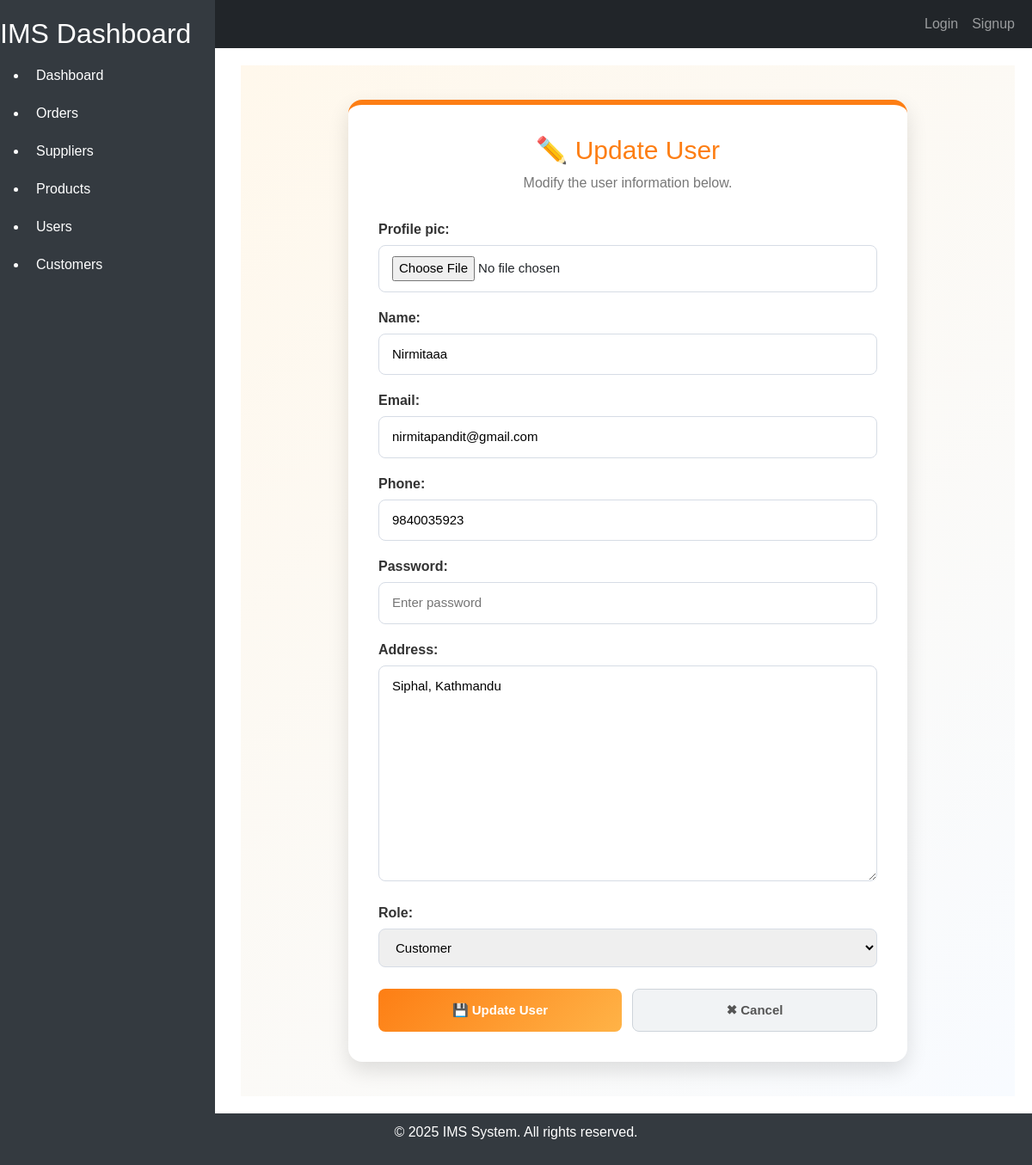
The page /user/users/5/update/ (signed in) on the database its author committed.
### user/models.py (models this page shows, shortened)
class User(models.Model):
    id = models.AutoField(primary_key=True)
    profile_pic = models.ImageField(upload_to='user_images/', blank=True, null=True)
    name = models.CharField(max_length=100)
    email = models.EmailField(unique=True)
    phone = models.CharField(max_length=15, blank=True, null=True)
    password  = models.CharField(max_length=100)
    created_at = models.DateTimeField(auto_now_add=True)
    updated_at = models.DateTimeField(auto_now=True)
    address = models.TextField(blank=True, null=True)
    role = models.ForeignKey(
         Role,
         on_delete=models.SET_NULL,
         null=True,
         blank=True,
         default=None,
    )
    class Meta:
        db_table = 'users'
        verbose_name = 'User'
        verbose_name_plural = 'Users'

class Role(models.Model):
     name = models.CharField(max_length=50, unique=True)
     class Meta:
          db_table = 'roles'
          verbose_name = 'Role'
          verbose_name_plural = 'Roles'
     def __str__(self):
        return self.name

### user/views.py (the view)
# urls.py: path('users/<int:pk>/update/', UserUpdateView.as_view(), name='user_update'),
class UserUpdateView(LoginRequiredMixin, UpdateView):
    model = User
    form_class = Userform
    template_name = 'user/update_users.html'
    success_url = reverse_lazy('user_list')

### user/forms.py
class Userform(forms.ModelForm):
    name = forms.CharField(widget=forms.TextInput(attrs={'placeholder': 'Enter Name'}), label = 'Name',)
    email =forms.CharField(widget=forms.EmailInput(attrs={'placeholder': 'Enter Email'}), label = 'Email',)
    password = forms.CharField(widget=forms.PasswordInput(attrs={'placeholder': 'Enter password'}), label = 'Password',)
    address = forms.CharField(widget=forms.Textarea(attrs={
        'rows': 2,
        'placeholder': 'Enter Address',
        'style': 'resize:none;'
    }), label = 'Address'),
    class Meta:
        model = User
        fields = '__all__'

### user/templates/user/update_users.html (shortened to what this page needs)
{% extends "home/base.html" %}
{% block content %}
<div class="user-form-page">
    <div class="user-form-card">
        <h2>✏️ Update User</h2>
        <p class="subtitle">Modify the user information below.</p>
        <form method="post">
            {{ form.as_p }}
            <div class="form-buttons">
                <button type="submit" class="update-btn">
                    💾 Update User
                </button>
                <a href="{% url 'user_list' %}" class="cancel-btn">
                    ✖ Cancel
                </a>
            </div>
        </form>
    </div>
</div>
{% endblock %}

### home/templates/home/base.html (style rules this page uses)
body { font-family: Arial, sans-serif; display: flex; flex-direction: column; min-height: 100vh; }

### user/templates/user/update_users.html (style rules this page uses)
.user-form-page { min-height: 85vh; display: flex; justify-content: center; align-items: center; padding: 40px 20px; background: linear-gradient(135deg, #fff8ec, #f8fbff); }
.user-form-card { width: 100%; max-width: 650px; background: #fff; padding: 35px; border-radius: 16px; box-shadow: 0 10px 25px rgba(0, 0, 0, 0.12); border-top: 6px solid #fd7e14; }
.user-form-card h2 { text-align: center; color: #fd7e14; font-size: 30px; margin-bottom: 8px; }
.subtitle { text-align: center; color: #777; margin-bottom: 30px; }
.user-form-card form p { margin-bottom: 18px; }
.user-form-card label { display: block; margin-bottom: 6px; font-weight: 600; color: #333; }
.user-form-card input, .user-form-card select, .user-form-card textarea { width: 100%; padding: 12px 15px; border: 1px solid #d6dce5; border-radius: 8px; font-size: 15px; transition: 0.3s; box-sizing: border-box; }
.form-buttons { display: flex; gap: 12px; margin-top: 25px; }
.update-btn, .cancel-btn { flex: 1; padding: 13px; border-radius: 8px; font-size: 15px; font-weight: bold; text-align: center; text-decoration: none; transition: 0.3s; cursor: pointer; }
.update-btn { background: linear-gradient(135deg, #fd7e14, #ffb347); color: white; border: none; }
.cancel-btn { background: #f1f3f5; color: #555; border: 1px solid #ced4da; }

### rows shown on the page
User: name "Nirmitaaa", email "nirmitapandit@gmail.com", phone "9840035923", address "Siphal, Kathmandu", role "Customer"
